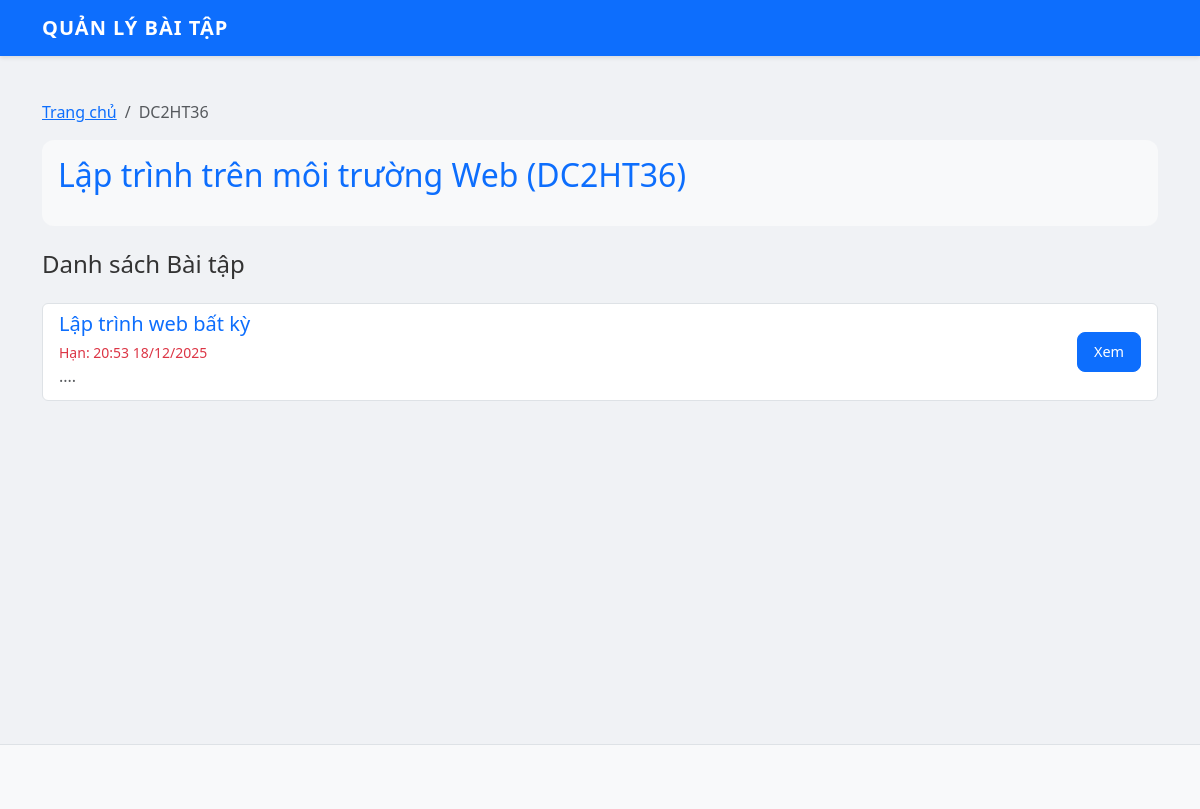
Page /view_subject.php?id=2 on the earlier database version.
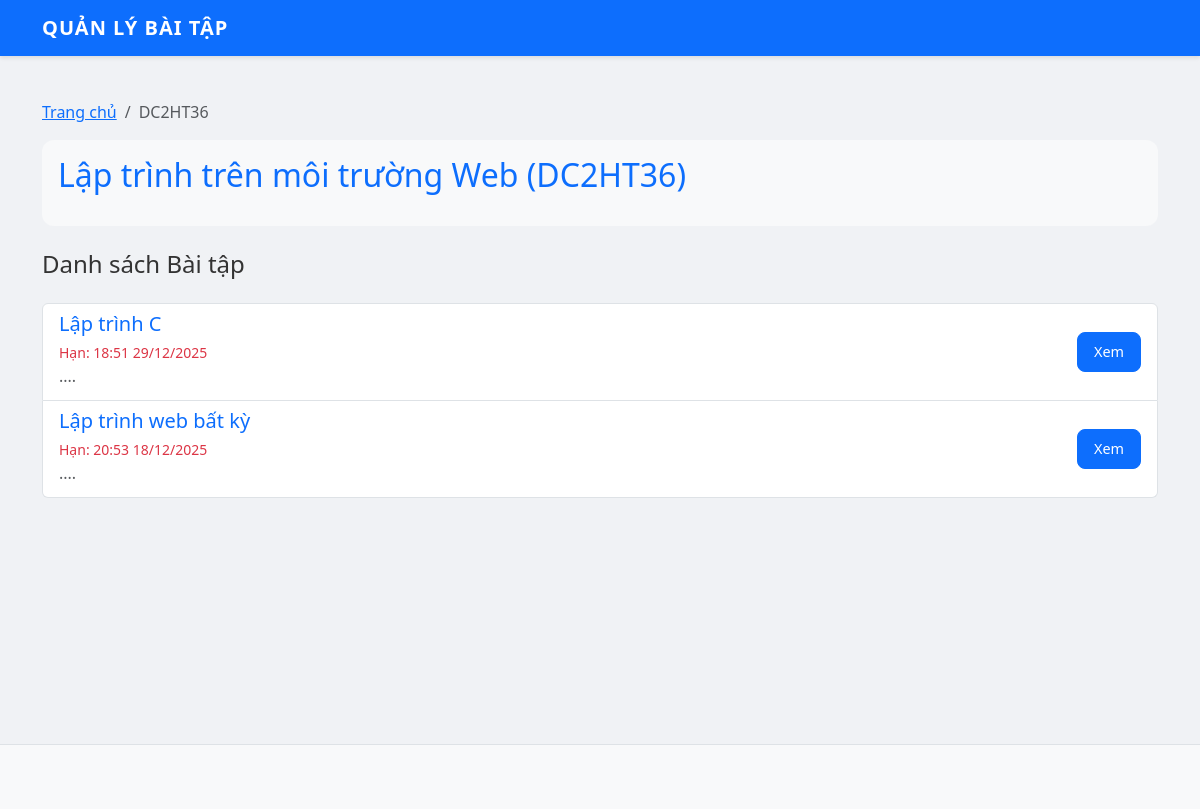
Same page on the later database version.
### tables this page shows
CREATE TABLE `subjects` (
  `id` int(11) NOT NULL,
  `name` varchar(100) NOT NULL,
  `code` varchar(20) NOT NULL,
  `description` text DEFAULT NULL,
  `teacher_id` int(11) DEFAULT NULL,
  `created_at` timestamp NOT NULL DEFAULT current_timestamp()
);

CREATE TABLE `assignments` (
  `id` int(11) NOT NULL,
  `title` varchar(200) NOT NULL,
  `description` text DEFAULT NULL,
  `deadline` datetime DEFAULT NULL,
  `created_by` int(11) DEFAULT NULL,
  `subject_id` int(11) DEFAULT NULL,
  `created_at` timestamp NOT NULL DEFAULT current_timestamp()
);

### view_subject.php (the view, shortened to what this page needs)
<?php
require_once 'includes/db.php';
require_once 'includes/header.php';
$subject_id = $_GET['id'];
$stmt = $conn->prepare("SELECT * FROM subjects WHERE id = :id");
$stmt->execute(['id' => $subject_id]);
$subject = $stmt->fetch(PDO::FETCH_ASSOC);
$stmt = $conn->prepare("SELECT * FROM assignments WHERE subject_id = :sid ORDER BY created_at DESC");
$stmt->execute(['sid' => $subject_id]);
$assignments = $stmt->fetchAll(PDO::FETCH_ASSOC);
?>
<nav aria-label="breadcrumb">
  <ol class="breadcrumb">
    <li class="breadcrumb-item"><a href="index.php">Trang chủ</a></li>
    <li class="breadcrumb-item active" aria-current="page"><?php echo $subject['code']; ?></li>
  </ol>
</nav>
<div class="card mb-4 bg-light">
    <div class="card-body">
        <h2 class="text-primary"><?php echo $subject['name']; ?> (<?php echo $subject['code']; ?>)</h2>
    </div>
</div>
<div class="d-flex justify-content-between align-items-center mb-3">
    <h4>Danh sách Bài tập</h4>
</div>
<div class="list-group">
    <?php if (count($assignments) > 0): ?>
        <?php foreach ($assignments as $row): ?>
            <div class="list-group-item list-group-item-action">
                <div class="d-flex w-100 justify-content-between align-items-center">
                    <div>
                        <a href="view_assignment.php?id=<?php echo $row['id']; ?>" class="text-decoration-none">
                            <h5 class="mb-1"><?php echo htmlspecialchars($row['title']); ?></h5>
                        </a>
                        <small class="text-danger">Hạn: <?php echo date("H:i d/m/Y", strtotime($row['deadline'])); ?></small>
                        <p class="mb-1 text-muted"><?php echo htmlspecialchars(substr($row['description'], 0, 100)); ?>...</p>
                    </div>
                    <div class="ms-3">
                        <a href="view_assignment.php?id=<?php echo $row['id']; ?>" class="btn btn-primary btn-sm">
                            Xem
                        </a>
                    </div>
                </div>
            </div>
        <?php endforeach; ?>
    <?php else: ?>
        <div class="alert alert-warning">Chưa có bài tập nào trong môn này.</div>
    <?php endif; ?>
</div>
<?php require_once 'includes/footer.php'; ?>

### includes/header.php (shortened to what this page needs)
<!DOCTYPE html>
<html lang="vi">
<head>
    <link href="https://cdn.jsdelivr.net/npm/bootstrap@5.3.0/dist/css/bootstrap.min.css" rel="stylesheet">
    <link rel="stylesheet" href="css/style.css">
</head>
<body>
<nav class="navbar navbar-expand-lg navbar-dark bg-primary mb-4">
  <div class="container">
    <a class="navbar-brand" href="index.php">QUẢN LÝ BÀI TẬP</a>
  </div>
</nav>
<div class="container main-content">

### includes/footer.php (shortened to what this page needs)
</div> <footer class="bg-light text-center text-lg-start mt-4 py-3 border-top">
  <div class="text-center p-3">
  </div>
</body>
</html>

### css/style.css (style rules this page uses)
body { background-color: #f0f2f5; font-family: 'Segoe UI', Tahoma, Geneva, Verdana, sans-serif; color: #333; }
.navbar { box-shadow: 0 2px 4px rgba(0,0,0,0.1); }
.navbar-brand { font-weight: bold; text-transform: uppercase; letter-spacing: 1px; }
.card { border: none; border-radius: 12px; transition: transform 0.2s ease, box-shadow 0.2s ease; background-color: #ffffff; }
.btn { border-radius: 8px; font-weight: 500; padding: 8px 16px; }
.btn-sm { font-size: 0.9rem; }
footer { background-color: #ffffff; color: #6c757d; font-size: 0.9rem; }
.main-content { min-height: 80vh; padding-top: 20px; padding-bottom: 40px; }

Differences in the rows shown:
added assignments: title "Lập trình C", deadline "18:51 29/12/2025", description "."
